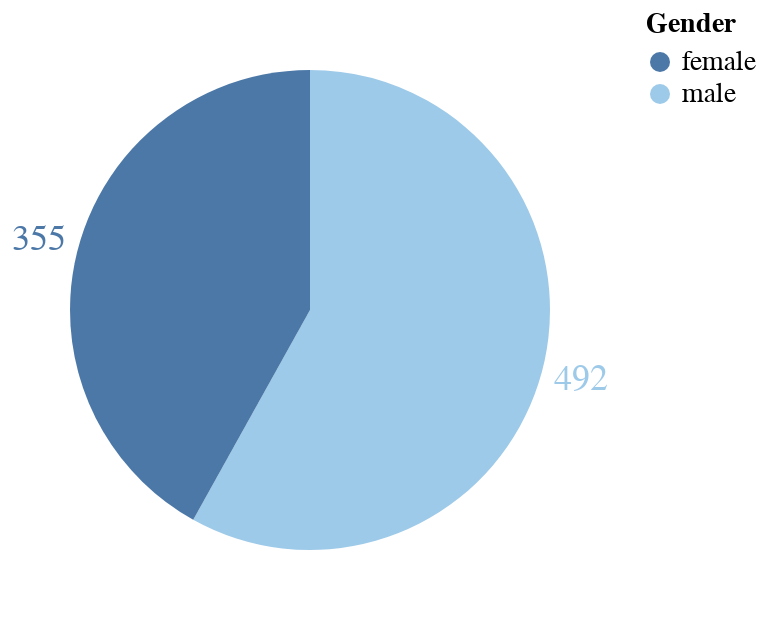

The cell this chart's notebook holds for it:
### Code cell
chart =alt.Chart(gender).encode(
    theta=alt.Theta(field="value", type="quantitative", stack =True, sort = ['female', 'male']),
    color=alt.Color(field="Gender", type="nominal", sort = ['female','male'], title = 'Gender') ,
    order= alt.Order(field="index",  sort= "ascending")
)

arc = chart.mark_arc(outerRadius = 120)
text =chart.mark_text(radius=140, size=18, align = 'center').encode(
    text="value:N"
)
(arc+text).configure_range(
    category={'scheme': 'tableau20'}
).resolve_scale( theta="independent" ).configure_view(
    strokeWidth=0
).configure_legend(labelFontSize = 14, titleFontSize = 14)

### Figure 1 — Vega-Lite specification as saved in the notebook (floating-point values rounded to 4 significant figures)
{"config": {"view": {"continuousWidth": 300, "continuousHeight": 300, "strokeWidth": 0}, "legend": {"labelFontSize": 14, "titleFontSize": 14}, "range": {"category": {"scheme": "tableau20"}}}, "layer": [{"mark": {"type": "arc", "outerRadius": 120}, "encoding": {"color": {"field": "Gender", "sort": ["female", "male"], "title": "Gender", "type": "nominal"}, "order": {"field": "index", "sort": "ascending"}, "theta": {"field": "value", "sort": ["female", "male"], "stack": true, "type": "quantitative"}}}, {"mark": {"type": "text", "align": "center", "radius": 140, "size": 18}, "encoding": {"color": {"field": "Gender", "sort": ["female", "male"], "title": "Gender", "type": "nominal"}, "order": {"field": "index", "sort": "ascending"}, "text": {"field": "value", "type": "nominal"}, "theta": {"field": "value", "sort": ["female", "male"], "stack": true, "type": "quantitative"}}}], "data": {"name": "data-e58e3b42c8fa57cd936cdd77b8e3e412"}, "resolve": {"scale": {"theta": "independent"}}, "$schema": "https://vega.github.io/schema/vega-lite/v5.16.3.json", "datasets": {"data-e58e3b42c8fa57cd936cdd77b8e3e412": [{"Gender": "male", "value": 492}, {"Gender": "female", "value": 355}]}}
